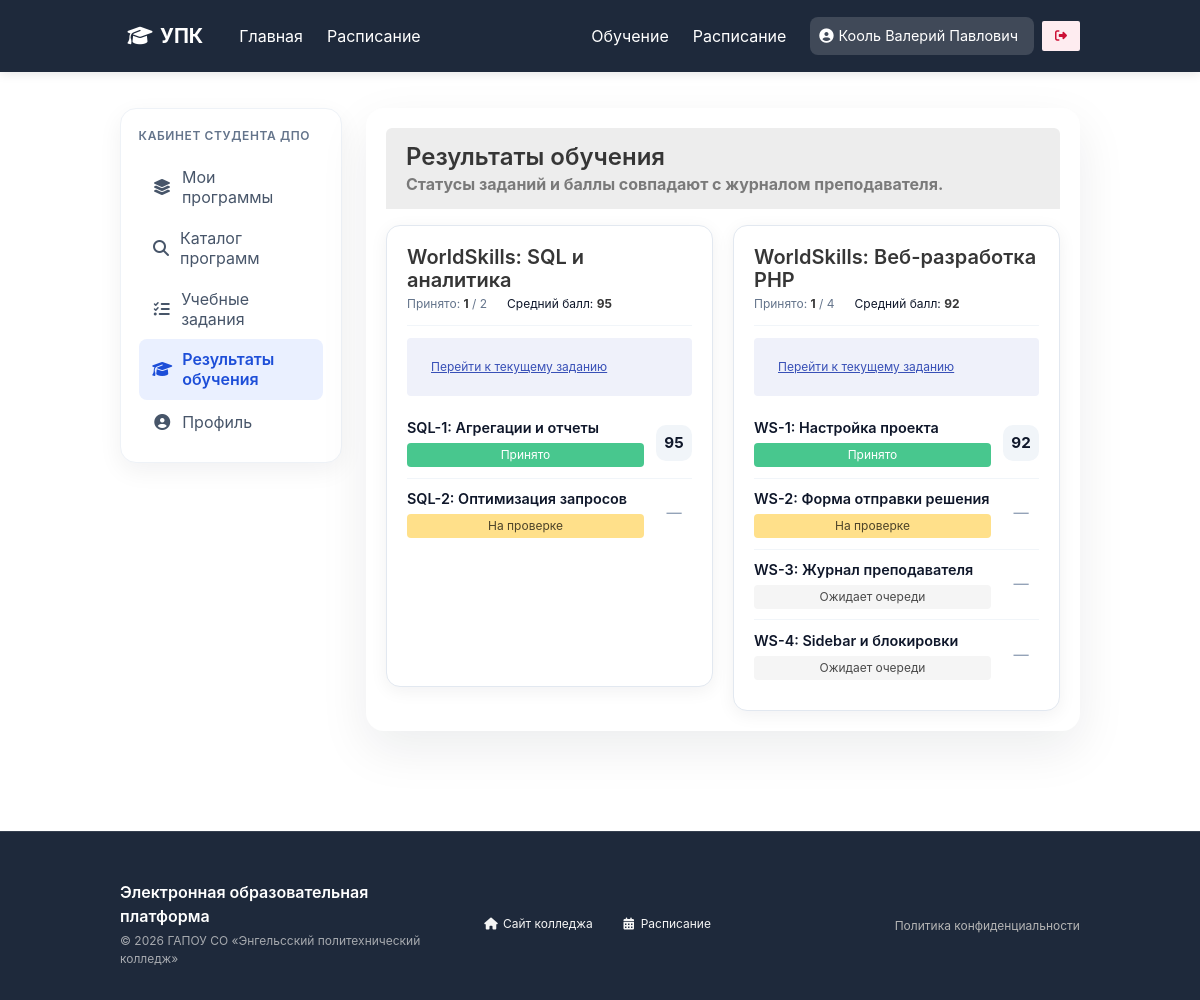
The page /pages/student/student_grades.php (signed in) on the database its author committed.
### tables this page shows
CREATE TABLE `courses` (
  `id` int NOT NULL,
  `name` varchar(255) NOT NULL,
  `teacher_id` int DEFAULT NULL,
  `description` text,
  `image_path` varchar(255) DEFAULT NULL,
  `status` enum('Активный','Архив','Черновик') NOT NULL DEFAULT 'Черновик',
  `category` varchar(100) DEFAULT 'Профессиональное обучение',
  `duration_hours` int DEFAULT '72',
  `price` decimal(10,2) DEFAULT '0.00',
  `project_name` varchar(120) DEFAULT NULL,
  `learning_format` varchar(120) DEFAULT NULL,
  `training_type` varchar(120) DEFAULT NULL
);

CREATE TABLE `assignments` (
  `id` int NOT NULL,
  `course_id` int NOT NULL,
  `title` varchar(255) NOT NULL,
  `file_path` varchar(255) DEFAULT NULL,
  `description` text,
  `due_date` datetime DEFAULT NULL,
  `created_at` timestamp NULL DEFAULT CURRENT_TIMESTAMP
);

CREATE TABLE `submissions` (
  `id` int NOT NULL,
  `assignment_id` int NOT NULL,
  `student_id` int NOT NULL,
  `attempt_number` int NOT NULL DEFAULT '1',
  `status` enum('on_review','revision','accepted','submitted','review') NOT NULL DEFAULT 'on_review',
  `text_content` text,
  `file_url` varchar(255) DEFAULT NULL,
  `teacher_feedback` text,
  `answer_text` text,
  `file_path` varchar(255) DEFAULT NULL,
  `teacher_comment` text,
  `submitted_at` timestamp NULL DEFAULT CURRENT_TIMESTAMP,
  `comment` text,
  `grade` int DEFAULT NULL
);

### pages/student/student_grades.php (the view, shortened to what this page needs)
<?php
require_once '../../db/db.php';
$student_id = (int)$_SESSION['user_id'];
$query = "
    SELECT
        c.id AS course_id,
        c.name AS course_name,
        c.description,
        a.id AS assignment_id,
        a.title AS assignment_title,
        latest.status,
        latest.grade,
        latest.submitted_at
    FROM course_enrollments ce
    JOIN courses c ON c.id = ce.course_id
    JOIN assignments a ON a.course_id = c.id
    LEFT JOIN (
        SELECT ranked.assignment_id, ranked.student_id, ranked.status, ranked.grade, ranked.submitted_at
        FROM (
            SELECT
                s.*,
                ROW_NUMBER() OVER (
                    PARTITION BY s.assignment_id, s.student_id
                    ORDER BY s.attempt_number DESC, s.id DESC
                ) AS rn
            FROM submissions s
        ) ranked
        WHERE ranked.rn = 1
    ) latest ON latest.assignment_id = a.id AND latest.student_id = ce.student_id
    WHERE ce.student_id = ?
    ORDER BY c.name ASC, a.id ASC
";
$stmt = $db->prepare($query);
$stmt->execute([$student_id]);
$rows = $stmt->fetchAll();
$courses = [];
foreach ($rows as $row) {
    $courseId = (int)$row['course_id'];
    if (!isset($courses[$courseId])) {
        $courses[$courseId] = [
            'course_id' => $courseId,
            'course_name' => $row['course_name'],
            'description' => $row['description'],
            'assignments' => [],
            'accepted_count' => 0,
            'resume_assignment_id' => 0,
            'completed' => false,
            'grades_sum' => 0,
            'grades_n' => 0,
        ];
    }
    $courses[$courseId]['assignments'][] = $row;
}
include '../../includes/header.php';
?>
<section class="section student-grades-page">
    <div class="container">
        <div class="columns">
            <div class="column is-3">
                <?php include 'sidebar_student.php'; ?>
            </div>
            <div class="column">
                <div class="box panel-card">
                    <div class="panel-heading">
                        <h1 class="title is-4">Результаты обучения</h1>
                        <p class="is-size-6 has-text-grey">Статусы заданий и баллы совпадают с журналом преподавателя.</p>
                    </div>
                    <?php if (empty($courses)): ?>
                        <div class="has-text-centered py-6 has-text-grey">У вас пока нет зачисленных программ.</div>
                    <?php else: ?>
                        <div class="student-grades-grid">
                            <?php foreach ($courses as $course): ?>
                                <?php
                                $avg = $course['grades_n'] > 0
                                    ? round($course['grades_sum'] / $course['grades_n'], 1)
                                    : null;
                                ?>
                                <article class="box student-grades-course-card">
                                    <div class="student-grades-course-head">
                                        <h2 class="title is-5 mb-1"><?= htmlspecialchars($course['course_name']) ?></h2>
                                        <div class="student-grades-meta is-size-7">
                                            <span>Принято: <strong><?= (int)$course['accepted_count'] ?></strong> / <?= count($course['assignments']) ?></span>
                                            <?php if ($avg !== null): ?>
                                                <span class="student-grades-avg">Средний балл: <strong><?= htmlspecialchars((string)$avg) ?></strong></span>
                                            <?php endif; ?>
                                        </div>
                                    </div>
                                    <?php if ($course['completed']): ?>
                                        <div class="notification is-success is-light is-size-7 mb-3">Все задания приняты.</div>
                                    <?php elseif ($course['resume_assignment_id'] > 0): ?>
                                        <div class="notification is-link is-light is-size-7 mb-3">
                                            <a href="student_tasks.php?course_id=<?= (int)$course['course_id'] ?>&assignment_id=<?= (int)$course['resume_assignment_id'] ?>">Перейти к текущему заданию</a>
                                        </div>
                                    <?php endif; ?>
                                    <ul class="student-grades-list">
                                        <?php foreach ($course['assignments'] as $assignment): ?>
                                            <?php
                                            $aid = (int)$assignment['assignment_id'];
                                            $status = (string)($assignment['status'] ?? '');
                                            $resumeId = (int)$course['resume_assignment_id'];
                                            $tagClass = 'is-light';
                                            $label = 'Не начато';
                                            if ($status === 'accepted') {
                                                $tagClass = 'is-success';
                                                $label = 'Принято';
                                            } elseif ($status === 'revision') {
                                                $tagClass = 'is-danger';
                                                $label = 'На доработке';
                                            } elseif ($status === 'on_review' || $status === 'review' || $status === 'submitted') {
                                                $tagClass = 'is-warning';
                                                $label = 'На проверке';
                                            } elseif ($aid === $resumeId && !$course['completed']) {
                                                $tagClass = 'is-info';
                                                $label = 'Открыто для сдачи';
                                            } elseif ($status === '') {
                                                $tagClass = 'is-light';
                                                $label = 'Ожидает очереди';
                                            }
                                            $g = $assignment['grade'];
                                            $hasGrade = $g !== null && $g !== '';
                                            ?>
                                            <li class="student-grades-row">
                                                <div class="student-grades-row-main">
                                                    <span class="student-grades-title"><?= htmlspecialchars($assignment['assignment_title']) ?></span>
                                                    <span class="tag <?= $tagClass ?>"><?= htmlspecialchars($label) ?></span>
                                                </div>
                                                <?php if ($hasGrade): ?>
                                                    <span class="student-grades-ball"><?= (int)$g ?></span>
                                                <?php else: ?>
                                                    <span class="student-grades-ball is-muted">—</span>
                                                <?php endif; ?>
                                            </li>
                                        <?php endforeach; ?>
                                    </ul>
                                </article>
                            <?php endforeach; ?>
                        </div>
                    <?php endif; ?>
                </div>
            </div>
        </div>
    </div>
</section>
<?php include '../../includes/footer.php'; ?>

### css/style.css (style rules this page uses)
:root { --primary-dark:#0D1F3C; --primary-blue:#3366CC; --light-gray:#F7F7F7; --border-gray:#E0E0E0; }
html, body { height: 100%; margin: 0; padding: 0; overflow-x: hidden; }
body { display: flex; flex-direction: column; min-height: 100vh; }
.panel-heading { margin-bottom: 1.5rem; }
.panel-heading .title { margin-bottom: 0.25rem; }
.panel-card { border-radius: 18px; box-shadow: 0 18px 50px rgba(15, 23, 42, 0.08); border: none; }
.panel-heading { margin-bottom: 1rem; }
.student-grades-grid { display: grid; grid-template-columns: repeat(auto-fit, minmax(300px, 1fr)); gap: 1.25rem; }
.student-grades-course-card { border-radius: 14px; border: 1px solid #e2e8f0; box-shadow: 0 4px 18px rgba(15, 23, 42, 0.06); }
.student-grades-course-head { margin-bottom: 0.75rem; padding-bottom: 0.75rem; border-bottom: 1px solid #f1f5f9; }
.student-grades-meta { display: flex; flex-wrap: wrap; gap: 0.75rem 1.25rem; color: #64748b; }
.student-grades-avg { color: #0f172a; }
.student-grades-list { list-style: none; margin: 0; padding: 0; }
.student-grades-row { display: flex; align-items: center; justify-content: space-between; gap: 0.75rem; padding: 0.65rem 0; border-bottom: 1px solid #f1f5f9; }
.student-grades-row:last-child { border-bottom: none; }
.student-grades-row-main { display: flex; flex-direction: column; gap: 0.35rem; min-width: 0; flex: 1; }
.student-grades-title { font-weight: 600; color: #0f172a; font-size: 0.9rem; line-height: 1.35; }
.student-grades-ball { flex-shrink: 0; min-width: 2.25rem; height: 2.25rem; border-radius: 10px; background: #f1f5f9; color: #0f172a; font-weight: 700; font-size: 0.95rem; display: inline-flex; align-items: center; justify-content: center; }
.student-grades-ball.is-muted { background: transparent; color: #94a3b8; font-weight: 500; }

### includes/header.php (style rules this page uses)
:root { --primary-blue: #3366cc; --primary-dark: #1e293b; }

### includes/footer.php (style rules this page uses)
body { display: flex; flex-direction: column; min-height: 100vh; }

### rows shown on the page
courses: assignments.title "SQL-1: Агрегации и отчеты", submissions.status "Принято", submissions.grade "95", assignments.title "SQL-2: Оптимизация запросов", submissions.status "На проверке"
courses: assignments.title "WS-1: Настройка проекта", submissions.status "Принято", submissions.grade "92", assignments.title "WS-2: Форма отправки решения", submissions.status "На проверке"
assignments: title "WS-3: Журнал преподавателя", label "Ожидает очереди"
assignments: title "WS-4: Sidebar и блокировки", label "Ожидает очереди"

### other values the page prints
$_SESSION['full_name'] "Кооль Валерий Павлович"
$course['course_name'] "WorldSkills: SQL и аналитика"
$course['accepted_count'] "1"
count($course['assignments']) "2"
$avg "95"
$course['course_name'] "WorldSkills: Веб-разработка PHP"
count($course['assignments']) "4"
$avg "92"
